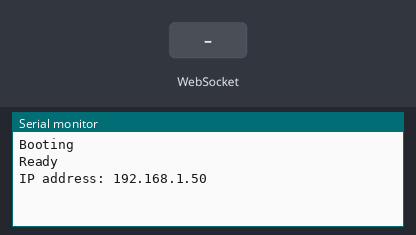
The program below on a simulated ESP8266 (NodeMCU). On the bench: the last lines printed to the serial monitor. The inputs (shaded band) are chosen by the test bench. WiFi joins after 1.5 s; servers stay silent unless stated.

Above: at 2.7 s.
2.8 s: WebSocket text "1" received
At 3.2 s:
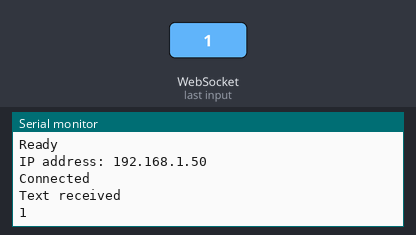
4.3 s: WebSocket text "0" received
At 5.5 s:
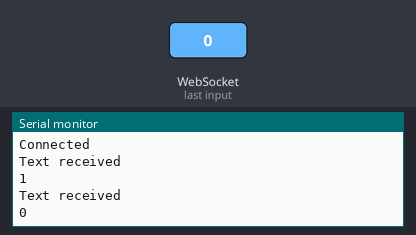
5.8 s: WebSocket text "2" received
At 6.7 s:
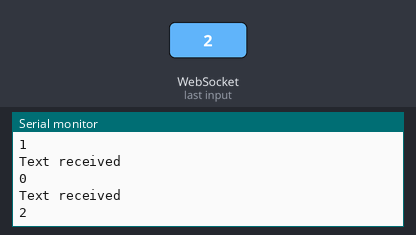

Measured:
- after the input at 2.8 s, the serial monitor: prints a new line at once (image 1)
- after the input at 4.3 s, the serial monitor: prints a new line at once (image 2)
- after the input at 5.8 s, the serial monitor: prints a new line at once (image 3)

The program:

main.cpp
```cpp
#include <Arduino.h>
#include <Hash.h>

#include <ESP8266WiFi.h>
#include <WebSocketsServer.h>

const char* ssid = "FastAndSerious";
const char* password = "42FastAndSerious42";

WebSocketsServer webSocket = WebSocketsServer(80);

#define MAX_JSON_SIZE 1024
char json[MAX_JSON_SIZE];

void webSocketEvent(uint8_t num, WStype_t type, uint8_t * payload, size_t length) {
  switch (type) {
    case WStype_DISCONNECTED:
      Serial.println("Disconnected");
      break;
    case WStype_CONNECTED:
      Serial.println("Connected");
      break;
    case WStype_TEXT:
      Serial.println("Text received");
      if (length > MAX_JSON_SIZE - 1) {
        return;
      }
      strncpy(json, (char *)payload, length);
      Serial.println(json);
      break;
    case WStype_BIN:
      Serial.println("Bin received");
      break;
  }
}

void setup() {
  Serial.begin(115200);
  Serial.println("Booting");
  WiFi.mode(WIFI_STA);
  WiFi.begin(ssid, password);
  while (WiFi.waitForConnectResult() != WL_CONNECTED) {
    Serial.println("Connection Failed! Rebooting...");
    delay(5000);
    ESP.restart();
  }

  Serial.println("Ready");
  Serial.print("IP address: ");
  Serial.println(WiFi.localIP());

  webSocket.begin();
  webSocket.onEvent(webSocketEvent);
}

void loop() {
  webSocket.loop();
}
```
